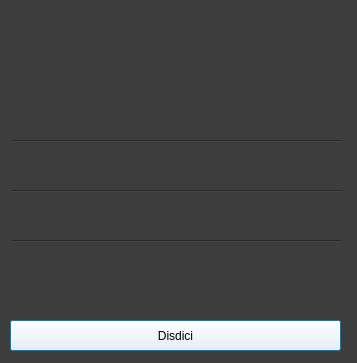
<?xml version="1.0" encoding="UTF-8"?>
<ui version="4.0">
 <class>Dialog</class>
 <widget class="QDialog" name="Dialog">
  <property name="geometry">
   <rect>
    <x>0</x>
    <y>0</y>
    <width>357</width>
    <height>363</height>
   </rect>
  </property>
  <property name="windowTitle">
   <string>Dialog</string>
  </property>
  <property name="styleSheet">
   <string notr="true">background-color: rgb(61, 61, 61);</string>
  </property>
  <widget class="QLabel" name="posto_label">
   <property name="geometry">
    <rect>
     <x>10</x>
     <y>10</y>
     <width>331</width>
     <height>121</height>
    </rect>
   </property>
   <property name="styleSheet">
    <string notr="true">font: 36pt &quot;MS Shell Dlg 2&quot;;</string>
   </property>
   <property name="text">
    <string/>
   </property>
  </widget>
  <widget class="Line" name="line">
   <property name="geometry">
    <rect>
     <x>11</x>
     <y>140</y>
     <width>331</width>
     <height>3</height>
    </rect>
   </property>
   <property name="orientation">
    <enum>Qt::Horizontal</enum>
   </property>
  </widget>
  <widget class="QLabel" name="cliente_label">
   <property name="geometry">
    <rect>
     <x>10</x>
     <y>150</y>
     <width>331</width>
     <height>31</height>
    </rect>
   </property>
   <property name="styleSheet">
    <string notr="true">font: 18pt &quot;MS Shell Dlg 2&quot;;</string>
   </property>
   <property name="text">
    <string/>
   </property>
  </widget>
  <widget class="QLabel" name="data_fine_label">
   <property name="geometry">
    <rect>
     <x>10</x>
     <y>250</y>
     <width>331</width>
     <height>31</height>
    </rect>
   </property>
   <property name="styleSheet">
    <string notr="true">font: 18pt &quot;MS Shell Dlg 2&quot;;;</string>
   </property>
   <property name="text">
    <string/>
   </property>
  </widget>
  <widget class="QLabel" name="data_inizio_label">
   <property name="geometry">
    <rect>
     <x>10</x>
     <y>200</y>
     <width>331</width>
     <height>31</height>
    </rect>
   </property>
   <property name="styleSheet">
    <string notr="true">font: 18pt &quot;MS Shell Dlg 2&quot;;</string>
   </property>
   <property name="text">
    <string/>
   </property>
  </widget>
  <widget class="QPushButton" name="disdici_button">
   <property name="geometry">
    <rect>
     <x>10</x>
     <y>320</y>
     <width>331</width>
     <height>31</height>
    </rect>
   </property>
   <property name="cursor">
    <cursorShape>PointingHandCursor</cursorShape>
   </property>
   <property name="styleSheet">
    <string notr="true">background-color: rgb(255, 255, 255);</string>
   </property>
   <property name="text">
    <string>Disdici</string>
   </property>
  </widget>
  <widget class="Line" name="line_2">
   <property name="geometry">
    <rect>
     <x>11</x>
     <y>190</y>
     <width>331</width>
     <height>3</height>
    </rect>
   </property>
   <property name="orientation">
    <enum>Qt::Horizontal</enum>
   </property>
  </widget>
  <widget class="Line" name="line_3">
   <property name="geometry">
    <rect>
     <x>11</x>
     <y>240</y>
     <width>331</width>
     <height>3</height>
    </rect>
   </property>
   <property name="orientation">
    <enum>Qt::Horizontal</enum>
   </property>
  </widget>
 </widget>
 <resources/>
 <connections/>
</ui>
